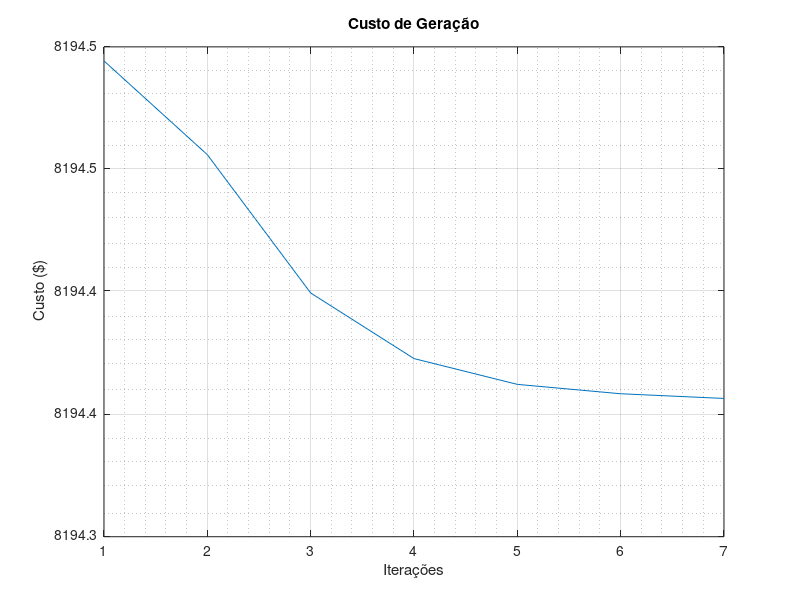

Recreate this plot in MATLAB.
clear all
clc
close all

% Primal Afim PPQ

% Matriz Q*x = Gradiente
% Matriz Q = Hessiana
% Desconsidera a constante porque ela só translada a função
% Aumentar Q e A com as variáveis de folga X inseridas 
% Inicia Valor de Alfa:

alfa = 0.995;

% Define a Matriz A:

A = [1 1 1 0 0 0 0 0 0; -1 0 0 1 0 0 0 0 0; 1 0 0 0 1 0 0 0 0; 0 -1 0 0 0 1 0 0 0; 0 1 0 0 0 0 1 0 0; 0 0 -1 0 0 0 0 1 0; 0 0 1 0 0 0 0 0 1];

% Define vetor c:

c = [7.92;7.97;7.85;0;0;0;0;0;0];

% Define Vetor b:

b = [850;-100;600;-50;200;-100;400];

% Define Matriz Q

Q = [2*0.001562 0 0 0 0 0 0 0 0; 0 2*0.00482 0 0 0 0 0 0 0; 0 0 2*0.00194 0 0 0 0 0 0; 0 0 0 0 0 0 0 0 0; 0 0 0 0 0 0 0 0 0; 0 0 0 0 0 0 0 0 0; 0 0 0 0 0 0 0 0 0; 0 0 0 0 0 0 0 0 0; 0 0 0 0 0 0 0 0 0];

x0 = -inv(Q)*c;


uk = 1.5;


if (A*x0) == transpose(b)
    
    if length(x0(x0>=0)) == length(x0)

        display("Pare. Solução Ótima Encontrada")

    end
end
 
iteracoes = 1;

x0 = [500; 100; 250; 350; 150; 50; 100; 200; 100];

Xk = zeros(length(x0),length(x0));

xk = x0;

xx = [xk];

max = 100;

e = ones(1,length(xk));

curva = [];

while(iteracoes<max)
    
    for i=1:length(xk)
        
        Xk(i,i) = xk(i);
        
    end
    
     % Cálculo do vetor estimativa dual
     
    Hk = inv(Q+(uk+1)*inv(Xk)^2);    
    wk = inv(A*Hk*transpose(A))*A*Hk*(Q*xk+c-uk*inv(Xk)*transpose(e));

    % Cálculo do vetor custo relativo

    sk = (Q*xk + c - uk*inv(Xk)*transpose(e)) - transpose(A)*wk;
    
    episolon3 = 0.001;

    % Teste de Otimalidade

    if length(xk(xk>0)) == length(x0)

        if length(sk(sk>-episolon3)) == length(sk)

            if transpose(xk)*sk < episolon3

                display('Solução Ótima Encontrada')
                break
                               
                
                % Teste de Factibilidade

                episolon1 = 0.001;

                episolon2 = 0.1;


                if length(xk(xk>=0)) == length(xk)

                            if norm(A*xk - b)/(norm(b)+1) < episolon1

                            display('Factibilidade Primal Atingida')
                            

                    end
                end

                if length(sk(sk>episolon3)) == length(sk)

                    if  norm(sk)/(norm(Q*xk+c-uk*inv(Xk)*transpose(e))+1) < episolon2

                        display('Factibilidade Dual Atingida')
                        

                    end
                end


            end
            
        end
    end


   % Calculo da Direcao de Translacao

    dxk = -Hk*sk;

    % Teste de Ilimitariedade
    
    if length(dxk(dxk>0)) == length(dxk)

        display('Problema Ilimitado')
        condicao_de_parada=1;

    end
     
    % Teste de Otimalidade dxk
    
    if length(dxk(dxk<episolon3)) == length(dxk)

        display('Solucao Otima Encontrada')
        break
              

            % Teste de Factibilidade

            episolon1 = 0.001;

            episolon2 = 0.1;


            if length(xk(xk>=0)) == length(xk)

                        if norm(A*xk - b)/(norm(b)+1) < episolon1

                    display('Factibilidade Primal Atingida')

                end
            end

            if length(sk(sk>=0)) == length(sk)

                if  norm(sk)/(norm(Q*xk+c-uk*inv(Xk)*transpose(e))+1) < episolon2

                    display('Factibilidade Dual Atingida')
                 
                end
            end

    end

     % Cálculo do Comprimento do Passo:

    alfak2 = (-transpose(dxk)*(Q*xk+c-uk*inv(Xk)*transpose(e)))/(transpose(dxk)*(Q + (uk+1)*inv(Xk)*inv(Xk))*dxk);

    alfak1 = min(-alfa*xk(dxk<0)./dxk(dxk<0));

    alfak = alfa*min(alfak1,alfak2);

    if length(alfak1) == 0

        alfak = alfak2;

    end

    % Nova Solução:

    xk = xk + alfak*dxk;
    
    uk = uk/2;
      
    iteracoes=iteracoes+1;
    
    curva=[curva,(transpose(xk)*Q*xk/2)+(transpose(c)*xk)+561+78+310];

end


display('Solução [MW]')
disp(['Gerador 1: ' num2str(xk(1))])
disp(['Gerador 2: ' num2str(xk(2))])
disp(['Gerador 3: ' num2str(xk(3))])

display(['Função Objetivo [$]: ',num2str((transpose(xk)*Q*xk/2)+(transpose(c)*xk)+561+78+310)])

plot(curva)
grid on
grid minor
title('Custo de Geração')
xlabel('Iterações')
ylabel('Custo ($)')
